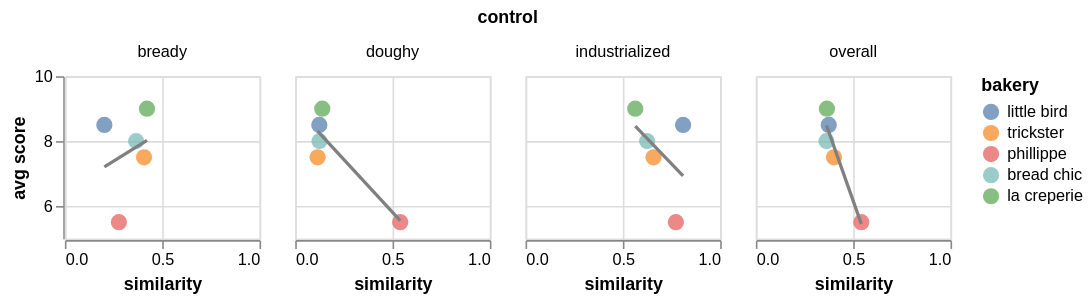

Notebook code cell kept with this figure:
### Code cell
person = "avg"
which = ['trickster', 'phillippe', 'la creperie', 'bread chic', 'little bird']

df = melted.loc[melted.bakery.isin(which)].copy()

base = (
    alt.Chart(df)
    .mark_point(filled=True, size=100)
    .encode(
        x=alt.X('similarity').scale(domain=[0, 1]),
        y=alt.Y(person, title=f"{person} score").scale(domain=[5, 10]),
        color=alt.Color('bakery', sort=plot_order)
    )
)

regression = (
    alt.Chart(df)
    .transform_regression(
        "similarity", person, as_=["similarity", person]
    )
    .mark_line(color='grey')
    .encode(
        x='similarity',
        y=person
    )
)

(base + regression).properties(width=120, height=100).facet("control")

### Figure 1 — Vega-Lite specification as saved in the notebook (floating-point values rounded to 4 significant figures)
{"config": {"view": {"continuousWidth": 300, "continuousHeight": 300}}, "data": {"name": "data-f8a8f69720470e986d177fb8bbe19229"}, "facet": {"field": "control", "type": "nominal"}, "spec": {"layer": [{"mark": {"type": "point", "filled": true, "size": 100}, "encoding": {"color": {"field": "bakery", "sort": ["bread", "lamar - regular", "lamar - cake", "king soopers", "little bird", "trickster", "phillippe", "bread chic", "la creperie"], "type": "nominal"}, "x": {"field": "similarity", "scale": {"domain": [0, 1]}, "type": "quantitative"}, "y": {"field": "avg", "scale": {"domain": [5, 10]}, "title": "avg score", "type": "quantitative"}}}, {"mark": {"type": "line", "color": "grey"}, "encoding": {"x": {"field": "similarity", "type": "quantitative"}, "y": {"field": "avg", "type": "quantitative"}}, "transform": [{"on": "similarity", "regression": "avg", "as": ["similarity", "avg"]}]}], "height": 100, "width": 120}, "$schema": "https://vega.github.io/schema/vega-lite/v6.4.1.json", "datasets": {"data-f8a8f69720470e986d177fb8bbe19229": [{"bakery": "bread chic", "jordan": 8.0, "kendra": 8.0, "avg": 8.0, "control": "doughy", "similarity": 0.1248}, {"bakery": "la creperie", "jordan": 9.0, "kendra": 9.0, "avg": 9.0, "control": "doughy", "similarity": 0.1391}, {"bakery": "little bird", "jordan": 8.0, "kendra": 9.0, "avg": 8.5, "control": "doughy", "similarity": 0.1239}, {"bakery": "phillippe", "jordan": 6.0, "kendra": 5.0, "avg": 5.5, "control": "doughy", "similarity": 0.5396}, {"bakery": "trickster", "jordan": 8.0, "kendra": 7.0, "avg": 7.5, "control": "doughy", "similarity": 0.1152}, {"bakery": "bread chic", "jordan": 8.0, "kendra": 8.0, "avg": 8.0, "control": "bready", "similarity": 0.3661}, {"bakery": "la creperie", "jordan": 9.0, "kendra": 9.0, "avg": 9.0, "control": "bready", "similarity": 0.4218}, {"bakery": "little bird", "jordan": 8.0, "kendra": 9.0, "avg": 8.5, "control": "bready", "similarity": 0.2028}, {"bakery": "phillippe", "jordan": 6.0, "kendra": 5.0, "avg": 5.5, "control": "bready", "similarity": 0.2775}, {"bakery": "trickster", "jordan": 8.0, "kendra": 7.0, "avg": 7.5, "control": "bready", "similarity": 0.4067}, {"bakery": "bread chic", "jordan": 8.0, "kendra": 8.0, "avg": 8.0, "control": "industrialized", "similarity": 0.6247}, {"bakery": "la creperie", "jordan": 9.0, "kendra": 9.0, "avg": 9.0, "control": "industrialized", "similarity": 0.5638}, {"bakery": "little bird", "jordan": 8.0, "kendra": 9.0, "avg": 8.5, "control": "industrialized", "similarity": 0.8095}, {"bakery": "phillippe", "jordan": 6.0, "kendra": 5.0, "avg": 5.5, "control": "industrialized", "similarity": 0.7724}, {"bakery": "trickster", "jordan": 8.0, "kendra": 7.0, "avg": 7.5, "control": "industrialized", "similarity": 0.6576}, {"bakery": "bread chic", "jordan": 8.0, "kendra": 8.0, "avg": 8.0, "control": "overall", "similarity": 0.3629}, {"bakery": "la creperie", "jordan": 9.0, "kendra": 9.0, "avg": 9.0, "control": "overall", "similarity": 0.365}, {"bakery": "little bird", "jordan": 8.0, "kendra": 9.0, "avg": 8.5, "control": "overall", "similarity": 0.3746}, {"bakery": "phillippe", "jordan": 6.0, "kendra": 5.0, "avg": 5.5, "control": "overall", "similarity": 0.5419}, {"bakery": "trickster", "jordan": 8.0, "kendra": 7.0, "avg": 7.5, "control": "overall", "similarity": 0.4014}]}}
